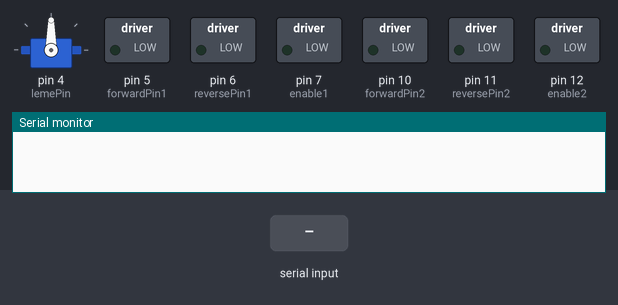
Bench run of a sketch on a simulated Arduino Uno, built with avr-gcc and run on an emulated ATmega328P. On the bench: servo, switched loads named in the sketch (green lamp = pin HIGH), the last lines printed to the serial monitor. The inputs (shaded band) are chosen by the test bench.

Above: at 1.2 s.
1.3 s: "90,45\n" received over Serial
At 2.4 s:
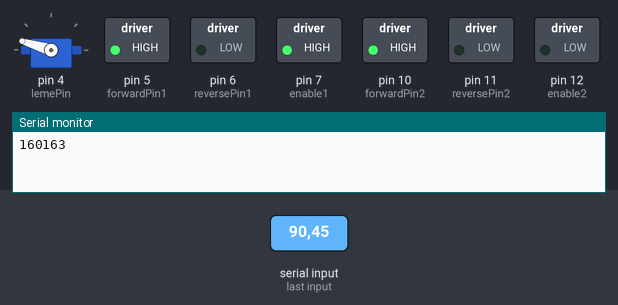
2.8 s: "30,150\n" received over Serial
At 3.5 s:
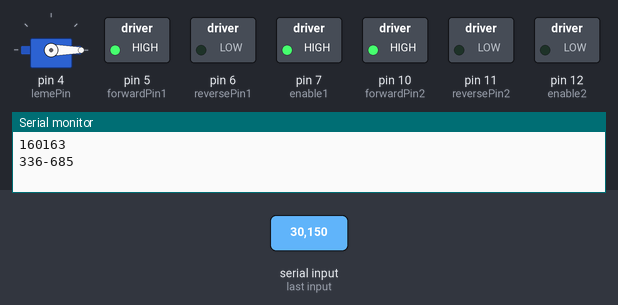
4.3 s: "5\n" received over Serial
At 4.6 s:
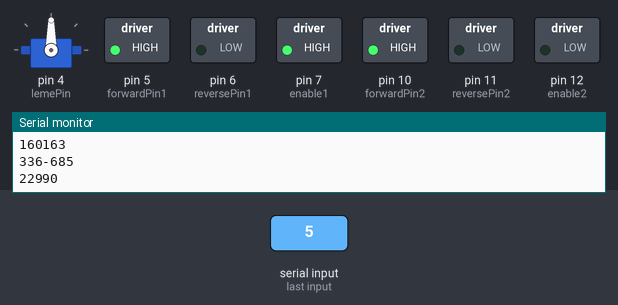
5.8 s: "30,150\n" received over Serial
At 7.0 s:
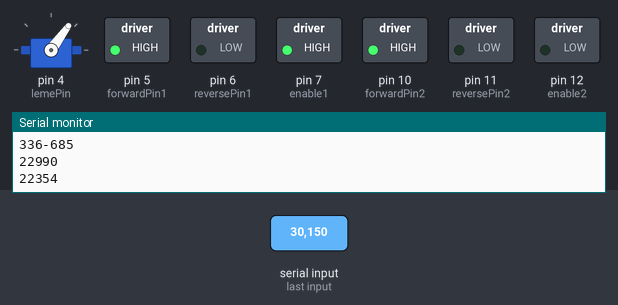
7.3 s: "50\n" received over Serial
At 8.1 s:
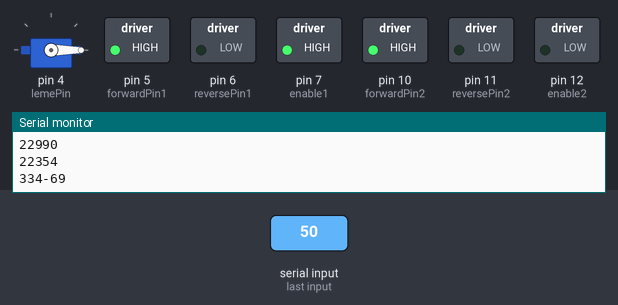
Timing chart, 0 to 9.8 s (numbered marks = the images above; inputs shaded):
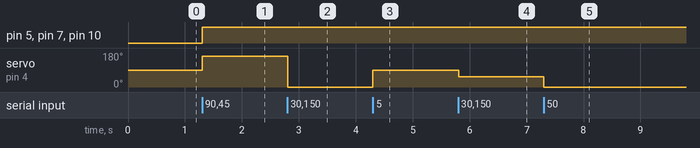

Measured:
- after the input at 1.3 s, pin 5 (forwardPin1), pin 7 (enable1), pin 10 (forwardPin2): LOW → HIGH at once; servo on pin 4 (lemePin): 90° → 163° at once
- after the input at 2.8 s, servo on pin 4 (lemePin): 163° → 0° at once
- after the input at 4.3 s, servo on pin 4 (lemePin): 0° → 90° at once
- after the input at 5.8 s, servo on pin 4 (lemePin): 90° → 54° at once
- after the input at 7.3 s, servo on pin 4 (lemePin): 54° → 0° at once

The sketch:

2motores1leme.ino
```cpp
#include <Servo.h>

Servo leme;

//Configuração de pinos
#define lemePin 4
#define forwardPin1 5
#define reversePin1 6
#define enable1 7
#define forwardPin2 10
#define reversePin2 11
#define enable2 12

//Variáveis para receber os comandos do bluetooth
char commandChar;
char command[5];
int commandPointer = 0;

//Valor atual de comando do leme e motor, de 00 a 99
int lemeValue;
int motorValue;
//Valor da velocidade do motor
int velocidadeMotor = 0;
int angleLeme = 0;

void setup() {
  //Serial é o bluetooth, nos pinos 0 e 1.
  Serial.begin(9600);

  //Configura pinos como OUTPUT
  pinMode(lemePin, OUTPUT);
  pinMode(forwardPin1, OUTPUT);
  pinMode(reversePin1, OUTPUT);
  pinMode(forwardPin2, OUTPUT);
  pinMode(reversePin2, OUTPUT);
  pinMode(enable1,OUTPUT);
  pinMode(enable2,OUTPUT);

  //Parar o motor na inicialização
  digitalWrite(forwardPin1,0);
  digitalWrite(reversePin1,0);
  digitalWrite(forwardPin2,0);
  digitalWrite(reversePin2,0);

  //Iniciar servo (para o zero)
  leme.attach(lemePin);
}

//Converte CHAR para INT (menos "0")
int char2int(char input) {
  return input - '0';
}

//Move o motor
void motorCommand(int motorValue) {
  //Se o comando for 50, centro do joystick, parar o motor
  if (motorValue == 50) {
    digitalWrite(forwardPin1,0);
    digitalWrite(reversePin1,0);
    digitalWrite(forwardPin2,0);
    digitalWrite(reversePin2,0);
    velocidadeMotor = 0;
  }

  //Maior que 50, motor para frente
  if (motorValue < 50) {
    digitalWrite(forwardPin1,HIGH);
    digitalWrite(forwardPin2,HIGH);
    digitalWrite(reversePin1,LOW);
    digitalWrite(reversePin2,LOW );
    velocidadeMotor = map(motorValue,50,0,150,255);
  }

  //Menor que 50, motor para frente
  if (motorValue > 50) {
    digitalWrite(reversePin1,LOW);
    digitalWrite(reversePin2,LOW);
    digitalWrite(forwardPin1,HIGH);
    digitalWrite(forwardPin2,HIGH);
    velocidadeMotor = map(motorValue,50,100,150,255);
  }
  Serial.print(velocidadeMotor);
  analogWrite(enable1,velocidadeMotor);
}

//Envia comandos para o leme
void lemeCommand(int lemeValue) {
  angleLeme = map(lemeValue,0,99,0,180);
  leme.write(angleLeme);
  Serial.print(angleLeme);
}

//Loop!
void loop() {
  //Se há transmissão via bluetooth (na porta serial pinos 0 e 1)
  if (Serial.available()) {
    //ler o caracter enviado
    commandChar = Serial.read();

    //Remova o comentário abaixo para ter uma forma de debug...
    //Serial.println(commandChar);

    //Se o caracter for L então é o início da mensagem
    if (commandChar == 'L') {
      commandPointer = 0;
    } else {
      commandPointer++;
    }

    if (commandPointer < 6) {
      //Armazena o comando em command (array)
      command[commandPointer] = commandChar;
    }
  }

  //Se o ponteiro atinge 5 então o comando está completo (L00M00)
  //                                                      012345  <-

  if (commandPointer >= 5) {
    //Remova o comentário abaixo para ter uma forma de debug...
    Serial.println(command);

    //Converte CHAR para INT considenrando que o primeiro char vale 10x
    lemeValue = 10*char2int(command[1]) + char2int(command[2]);

    //Converte CHAR para INT considenrando que o primeiro char vale 10x
    motorValue = 10*char2int(command[4]) + char2int(command[5]);

    //Volta o ponteiro para zero
    commandPointer=0;

    //Envia os dois comandos com os valores capturados
    motorCommand(motorValue);
    lemeCommand(lemeValue);
  }

  //Talvez seja necessário um DELAY aqui.
}
```
